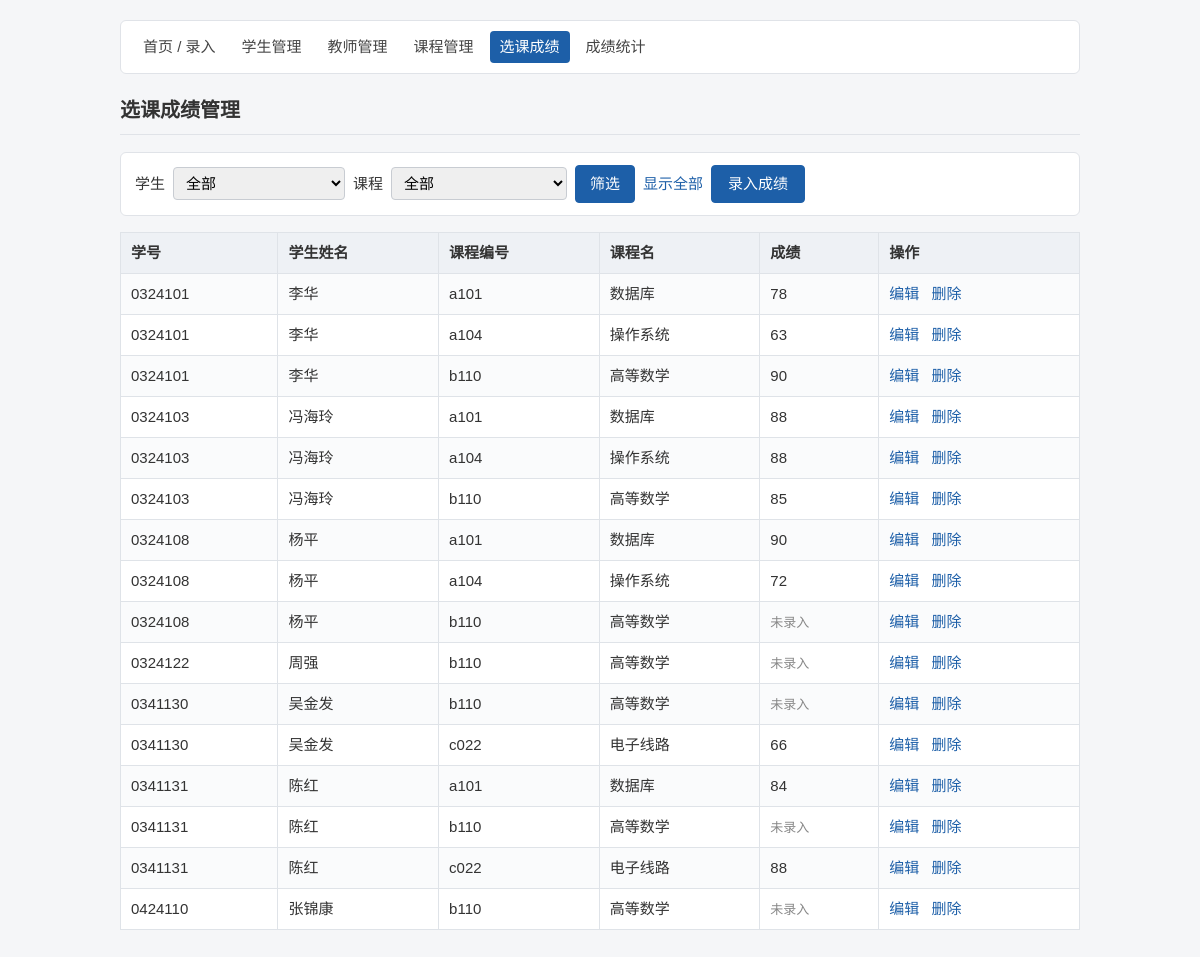
The page /list_scores.php on the database its author committed.
### tables this page shows
CREATE TABLE `xk` (
  `xh` varchar(20) NOT NULL,
  `kcbh` varchar(20) NOT NULL,
  `cj` float DEFAULT NULL,
  PRIMARY KEY (`xh`,`kcbh`),
  KEY `kcbh` (`kcbh`),
  CONSTRAINT `xk_ibfk_1` FOREIGN KEY (`xh`) REFERENCES `xs` (`xh`) ON DELETE CASCADE ON UPDATE CASCADE,
  CONSTRAINT `xk_ibfk_2` FOREIGN KEY (`kcbh`) REFERENCES `kc` (`kcbh`) ON DELETE CASCADE ON UPDATE CASCADE
);

CREATE TABLE `xs` (
  `xh` varchar(20) NOT NULL,
  `xm` varchar(10) DEFAULT NULL,
  `xb` tinyint(1) DEFAULT NULL,
  `csrq` date DEFAULT NULL,
  `loan_price` float DEFAULT NULL COMMENT '贷款金额',
  `average_grade` float DEFAULT '0' COMMENT '平均成绩',
  PRIMARY KEY (`xh`)
);

CREATE TABLE `kc` (
  `kcbh` varchar(20) NOT NULL,
  `kcm` varchar(20) DEFAULT NULL,
  `rkjs` varchar(20) DEFAULT NULL COMMENT '任课教师',
  PRIMARY KEY (`kcbh`),
  KEY `kc_js` (`rkjs`),
  CONSTRAINT `kc_js` FOREIGN KEY (`rkjs`) REFERENCES `js` (`gh`) ON DELETE CASCADE ON UPDATE CASCADE
);

### includes/db.php (called while the page is built, shortened)
<?php
function h($value) {
    return htmlspecialchars((string)$value, ENT_QUOTES, 'UTF-8');
}

### list_scores.php (the view, shortened to what this page needs)
<?php
require __DIR__ . '/includes/db.php';
require __DIR__ . '/includes/layout.php';
$sql = 'SELECT x.xh, s.xm, x.kcbh, c.kcm, x.cj
        FROM xk x
        JOIN xs s ON x.xh = s.xh
        JOIN kc c ON x.kcbh = c.kcbh';
$sql .= ' ORDER BY x.xh, x.kcbh';
$stmt = $conn->prepare($sql);
$stmt->execute();
$result = $stmt->get_result();
?>
<form class="search-bar" method="get" action="list_scores.php">
  <label for="xh">学生</label>
  <select id="xh" name="xh">
    <option value="">全部</option>
  </select>
  <label for="kcbh">课程</label>
  <select id="kcbh" name="kcbh">
    <option value="">全部</option>
  </select>
  <button type="submit">筛选</button>
  <a href="list_scores.php">显示全部</a>
  <a class="btn" href="add_score.php">录入成绩</a>
</form>
<table>
  <tr>
    <th>学号</th>
    <th>学生姓名</th>
    <th>课程编号</th>
    <th>课程名</th>
    <th>成绩</th>
    <th>操作</th>
  </tr>
<?php while ($row = $result->fetch_assoc()): ?>
  <tr>
    <td><?= h($row['xh']) ?></td>
    <td><?= h($row['xm']) ?></td>
    <td><?= h($row['kcbh']) ?></td>
    <td><?= h($row['kcm']) ?></td>
    <td><?= $row['cj'] === null ? '<span class="muted">未录入</span>' : h($row['cj']) ?></td>
    <td class="actions">
      <a href="edit_score.php?xh=<?= urlencode($row['xh']) ?>&amp;kcbh=<?= urlencode($row['kcbh']) ?>">编辑</a>
      <a href="delete_score.php?xh=<?= urlencode($row['xh']) ?>&amp;kcbh=<?= urlencode($row['kcbh']) ?>">删除</a>
    </td>
  </tr>
<?php endwhile; ?>
</table>

### style.css (style rules this page uses)
* { box-sizing: border-box; }
body { margin: 0; background: #f5f6f8; color: #333; font-family: "Microsoft YaHei", "PingFang SC", Arial, sans-serif; font-size: 15px; line-height: 1.6; }
a { color: #1d5fa8; text-decoration: none; }
.btn, input[type="submit"], input[type="reset"] { padding: 6px 16px; margin-right: 6px; border: 1px solid #1d5fa8; border-radius: 4px; background: #1d5fa8; color: #fff; font: inherit; cursor: pointer; }
table { width: 100%; border-collapse: collapse; margin-bottom: 16px; background: #fff; }
th, td { padding: 8px 10px; border: 1px solid #dfe3e8; text-align: left; }
th { background: #eef1f5; font-weight: 600; }
tr:nth-child(even) td { background: #fafbfc; }
td.actions { white-space: nowrap; }
td.actions a, td.actions button { margin-right: 8px; }
.search-bar { display: flex; flex-wrap: wrap; align-items: center; gap: 8px; padding: 12px 14px; margin-bottom: 16px; background: #fff; border: 1px solid #e0e3e8; border-radius: 6px; }
.search-bar input[type="text"], .search-bar select { padding: 6px 8px; border: 1px solid #c8ccd2; border-radius: 4px; font: inherit; }
.search-bar button { padding: 6px 14px; border: 1px solid #1d5fa8; border-radius: 4px; background: #1d5fa8; color: #fff; font: inherit; cursor: pointer; }
.muted { color: #888; font-size: 13px; }

### rows shown on the page
xk: xh "0324101", xh.xm "李华", kcbh "a101", kcbh.kcm "数据库", cj "78"
xk: xh "0324101", xh.xm "李华", kcbh "a104", kcbh.kcm "操作系统", cj "63"
xk: xh "0324101", xh.xm "李华", kcbh "b110", kcbh.kcm "高等数学", cj "90"
xk: xh "0324103", xh.xm "冯海玲", kcbh "a101", kcbh.kcm "数据库", cj "88"
xk: xh "0324103", xh.xm "冯海玲", kcbh "a104", kcbh.kcm "操作系统", cj "88"
xk: xh "0324103", xh.xm "冯海玲", kcbh "b110", kcbh.kcm "高等数学", cj "85"
xk: xh "0324108", xh.xm "杨平", kcbh "a101", kcbh.kcm "数据库", cj "90"
xk: xh "0324108", xh.xm "杨平", kcbh "a104", kcbh.kcm "操作系统", cj "72"
xk: xh "0324108", xh.xm "杨平", kcbh "b110", kcbh.kcm "高等数学", shows "未录入"
xk: xh "0324122", xh.xm "周强", kcbh "b110", kcbh.kcm "高等数学", shows "未录入"
xk: xh "0341130", xh.xm "吴金发", kcbh "b110", kcbh.kcm "高等数学", shows "未录入"
xk: xh "0341130", xh.xm "吴金发", kcbh "c022", kcbh.kcm "电子线路", cj "66"
xk: xh "0341131", xh.xm "陈红", kcbh "a101", kcbh.kcm "数据库", cj "84"
xk: xh "0341131", xh.xm "陈红", kcbh "b110", kcbh.kcm "高等数学", shows "未录入"
xk: xh "0341131", xh.xm "陈红", kcbh "c022", kcbh.kcm "电子线路", cj "88"
xk: xh "0424110", xh.xm "张锦康", kcbh "b110", kcbh.kcm "高等数学", shows "未录入"

### other values the page prints
$item[1] "首页 / 录入"
$item[1] "学生管理"
$item[1] "教师管理"
$item[1] "课程管理"
$item[1] "选课成绩"
$item[1] "成绩统计"
$title "选课成绩管理"
